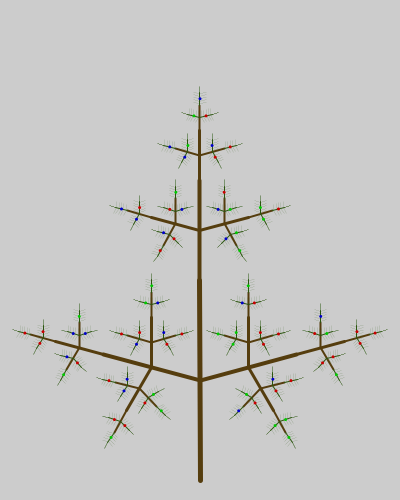
Frame 1 (no input)
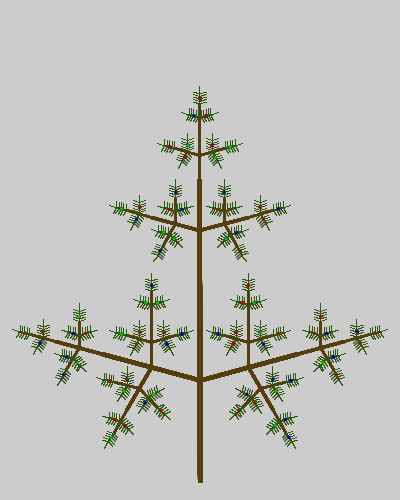
Frame 60 (the mouse pressed at the canvas centre just before this capture)
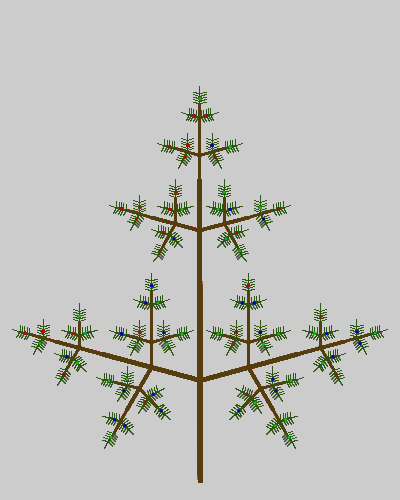
Frame 120 (the mouse held since frame 60 and released just before this capture)

The Processing sketch that drew these frames (run headless with seeded random() and noise(); from frame 60 on, the mouse is pressed at the canvas centre):

// Processing sketch: processing_148586
// ── processing_148586.pde

color bc[] = {color(200,0,0),color(0,200,0),color(0,0,200)};

void ln(float x, float y, float d, float l, int n)
{
  float x1 = l*cos(radians(d));
  float y1 = l*sin(radians(d));
  strokeWeight(n);
  if(n>1)
  {
    stroke(color(85, 61, 14));
  }
  else
  {
    stroke(color(43, 85, 14));
  }
  line(x,y , x+x1, y+y1);
  if(n>0)
  {
    if (n>1)
    {
      ln(x+x1/2, y+y1/2, d+75, l/2, n-1);
      ln(x+x1/2, y+y1/2, d-75, l/2, n-1);
      ln(x+x1, y+y1, d, l/2, n-1);
    }
    else
    {
      for(float f=0.1; f<1; f+=0.2)
      {
        ln(x+x1*f, y+y1*f, d+75, l/2, n-1);
        ln(x+x1*f, y+y1*f, d-75, l/2, n-1);
        ln(x+x1, y+y1, d, l/2, n-1);
      }
    }
  }
  if(n==1)
  {
    fill(bc[int(random(bc.length))]);
    noStroke();
    ellipse(x+x1/2, y+y1/2, 3, 3);
  }
}

void setup()
{
  size(400, 500);
  frameRate(5);
}

void draw()
{
  ln(200,480, -90, 200, 5);
}
